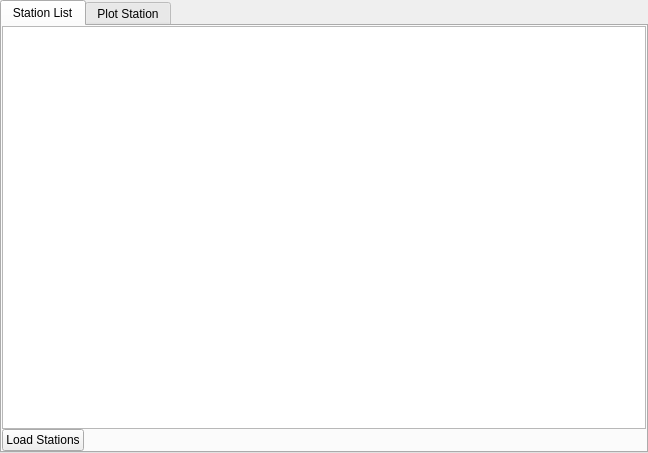
<?xml version="1.0" encoding="UTF-8"?>
<ui version="4.0">
 <class>load_data_stations</class>
 <widget class="QWidget" name="load_data_stations">
  <property name="geometry">
   <rect>
    <x>0</x>
    <y>0</y>
    <width>648</width>
    <height>453</height>
   </rect>
  </property>
  <property name="windowTitle">
   <string>Form</string>
  </property>
  <layout class="QVBoxLayout" name="verticalLayout">
   <property name="spacing">
    <number>0</number>
   </property>
   <property name="leftMargin">
    <number>0</number>
   </property>
   <property name="topMargin">
    <number>0</number>
   </property>
   <property name="rightMargin">
    <number>0</number>
   </property>
   <property name="bottomMargin">
    <number>0</number>
   </property>
   <item>
    <widget class="QTabWidget" name="tabWidget">
     <property name="currentIndex">
      <number>0</number>
     </property>
     <widget class="QWidget" name="tab_station_list">
      <attribute name="title">
       <string>Station List</string>
      </attribute>
      <layout class="QVBoxLayout" name="verticalLayout_2">
       <property name="spacing">
        <number>0</number>
       </property>
       <property name="leftMargin">
        <number>0</number>
       </property>
       <property name="topMargin">
        <number>0</number>
       </property>
       <property name="rightMargin">
        <number>0</number>
       </property>
       <property name="bottomMargin">
        <number>0</number>
       </property>
       <item>
        <widget class="QTableView" name="table_stations"/>
       </item>
       <item>
        <layout class="QHBoxLayout" name="horizontalLayout">
         <property name="spacing">
          <number>0</number>
         </property>
         <item>
          <widget class="QPushButton" name="btn_load_stations">
           <property name="text">
            <string>Load Stations</string>
           </property>
          </widget>
         </item>
         <item>
          <spacer name="horizontalSpacer">
           <property name="orientation">
            <enum>Qt::Horizontal</enum>
           </property>
           <property name="sizeHint" stdset="0">
            <size>
             <width>40</width>
             <height>20</height>
            </size>
           </property>
          </spacer>
         </item>
        </layout>
       </item>
      </layout>
     </widget>
     <widget class="QWidget" name="tab_plot_station">
      <attribute name="title">
       <string>Plot Station</string>
      </attribute>
      <layout class="QVBoxLayout" name="verticalLayout_3">
       <property name="spacing">
        <number>0</number>
       </property>
       <property name="leftMargin">
        <number>0</number>
       </property>
       <property name="topMargin">
        <number>0</number>
       </property>
       <property name="rightMargin">
        <number>0</number>
       </property>
       <property name="bottomMargin">
        <number>0</number>
       </property>
       <item>
        <widget class="MplCanvasMapWithToolbar" name="canvas_station" native="true"/>
       </item>
      </layout>
     </widget>
    </widget>
   </item>
  </layout>
 </widget>
 <customwidgets>
  <customwidget>
   <class>MplCanvasMapWithToolbar</class>
   <extends>QWidget</extends>
   <header>widgets.mplcanvas</header>
   <container>1</container>
   <slots>
    <slot>select_rectangle(bool)</slot>
    <slot>select_event(bool)</slot>
   </slots>
  </customwidget>
 </customwidgets>
 <resources/>
 <connections>
  <connection>
   <sender>btn_load_stations</sender>
   <signal>clicked()</signal>
   <receiver>load_data_stations</receiver>
   <slot>_on_btn_load_stations_clicked()</slot>
   <hints>
    <hint type="sourcelabel">
     <x>65</x>
     <y>433</y>
    </hint>
    <hint type="destinationlabel">
     <x>323</x>
     <y>226</y>
    </hint>
   </hints>
  </connection>
 </connections>
 <slots>
  <slot>_on_btn_load_stations_clicked()</slot>
 </slots>
</ui>
